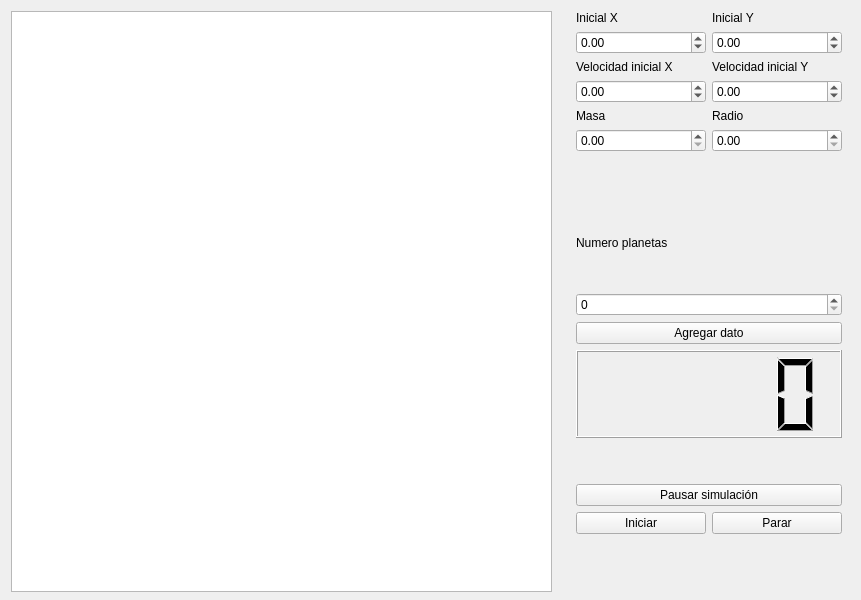
<?xml version="1.0" encoding="UTF-8"?>
<ui version="4.0">
 <class>MainWindow</class>
 <widget class="QMainWindow" name="MainWindow">
  <property name="geometry">
   <rect>
    <x>0</x>
    <y>0</y>
    <width>861</width>
    <height>600</height>
   </rect>
  </property>
  <property name="windowTitle">
   <string>MainWindow</string>
  </property>
  <widget class="QWidget" name="centralwidget">
   <widget class="QGraphicsView" name="graphicsView">
    <property name="geometry">
     <rect>
      <x>11</x>
      <y>11</y>
      <width>541</width>
      <height>581</height>
     </rect>
    </property>
   </widget>
   <widget class="QWidget" name="verticalLayoutWidget">
    <property name="geometry">
     <rect>
      <x>576</x>
      <y>11</y>
      <width>266</width>
      <height>523</height>
     </rect>
    </property>
    <layout class="QVBoxLayout" name="verticalLayout_2">
     <item>
      <layout class="QGridLayout" name="gridLayout">
       <item row="6" column="0">
        <widget class="QDoubleSpinBox" name="masa">
         <property name="minimum">
          <double>0.000000000000000</double>
         </property>
         <property name="maximum">
          <double>999999.000000000000000</double>
         </property>
        </widget>
       </item>
       <item row="4" column="0">
        <widget class="QDoubleSpinBox" name="vxo">
         <property name="minimum">
          <double>-99999.000000000000000</double>
         </property>
         <property name="maximum">
          <double>999999.000000000000000</double>
         </property>
        </widget>
       </item>
       <item row="3" column="0">
        <widget class="QLabel" name="label_3">
         <property name="text">
          <string>Velocidad inicial X</string>
         </property>
        </widget>
       </item>
       <item row="3" column="1">
        <widget class="QLabel" name="label_4">
         <property name="text">
          <string>Velocidad inicial Y</string>
         </property>
        </widget>
       </item>
       <item row="2" column="0">
        <widget class="QDoubleSpinBox" name="xo">
         <property name="minimum">
          <double>-999999.000000000000000</double>
         </property>
         <property name="maximum">
          <double>999999.000000000000000</double>
         </property>
         <property name="value">
          <double>0.000000000000000</double>
         </property>
        </widget>
       </item>
       <item row="2" column="1">
        <widget class="QDoubleSpinBox" name="yo">
         <property name="minimum">
          <double>-999999.000000000000000</double>
         </property>
         <property name="maximum">
          <double>999999.000000000000000</double>
         </property>
        </widget>
       </item>
       <item row="6" column="1">
        <widget class="QDoubleSpinBox" name="radio">
         <property name="minimum">
          <double>0.000000000000000</double>
         </property>
         <property name="maximum">
          <double>999999.000000000000000</double>
         </property>
        </widget>
       </item>
       <item row="0" column="1">
        <widget class="QLabel" name="label_2">
         <property name="text">
          <string>Inicial Y</string>
         </property>
        </widget>
       </item>
       <item row="0" column="0">
        <widget class="QLabel" name="label">
         <property name="text">
          <string>Inicial X</string>
         </property>
        </widget>
       </item>
       <item row="4" column="1">
        <widget class="QDoubleSpinBox" name="vyo">
         <property name="minimum">
          <double>-99999.000000000000000</double>
         </property>
         <property name="maximum">
          <double>999999.000000000000000</double>
         </property>
        </widget>
       </item>
       <item row="5" column="0">
        <widget class="QLabel" name="label_6">
         <property name="text">
          <string>Masa</string>
         </property>
        </widget>
       </item>
       <item row="5" column="1">
        <widget class="QLabel" name="label_7">
         <property name="text">
          <string>Radio</string>
         </property>
        </widget>
       </item>
      </layout>
     </item>
     <item>
      <spacer name="verticalSpacer_2">
       <property name="orientation">
        <enum>Qt::Vertical</enum>
       </property>
       <property name="sizeType">
        <enum>QSizePolicy::Fixed</enum>
       </property>
       <property name="sizeHint" stdset="0">
        <size>
         <width>20</width>
         <height>40</height>
        </size>
       </property>
      </spacer>
     </item>
     <item>
      <widget class="QLabel" name="label_8">
       <property name="text">
        <string>Numero planetas</string>
       </property>
      </widget>
     </item>
     <item>
      <widget class="QSpinBox" name="planetas">
       <property name="maximum">
        <number>5</number>
       </property>
      </widget>
     </item>
     <item>
      <widget class="QPushButton" name="Agregar">
       <property name="text">
        <string>Agregar dato</string>
       </property>
      </widget>
     </item>
     <item>
      <widget class="QLCDNumber" name="num">
       <property name="font">
        <font>
         <family>Arial Black</family>
         <pointsize>9</pointsize>
         <weight>75</weight>
         <bold>true</bold>
        </font>
       </property>
      </widget>
     </item>
     <item>
      <spacer name="verticalSpacer">
       <property name="orientation">
        <enum>Qt::Vertical</enum>
       </property>
       <property name="sizeType">
        <enum>QSizePolicy::Fixed</enum>
       </property>
       <property name="sizeHint" stdset="0">
        <size>
         <width>20</width>
         <height>40</height>
        </size>
       </property>
      </spacer>
     </item>
     <item>
      <widget class="QPushButton" name="pausa">
       <property name="text">
        <string>Pausar simulación</string>
       </property>
      </widget>
     </item>
     <item>
      <layout class="QHBoxLayout" name="horizontalLayout">
       <item>
        <widget class="QPushButton" name="iniciar">
         <property name="text">
          <string>Iniciar</string>
         </property>
        </widget>
       </item>
       <item>
        <widget class="QPushButton" name="parar">
         <property name="text">
          <string>Parar</string>
         </property>
        </widget>
       </item>
      </layout>
     </item>
    </layout>
   </widget>
  </widget>
 </widget>
 <resources/>
 <connections/>
</ui>
